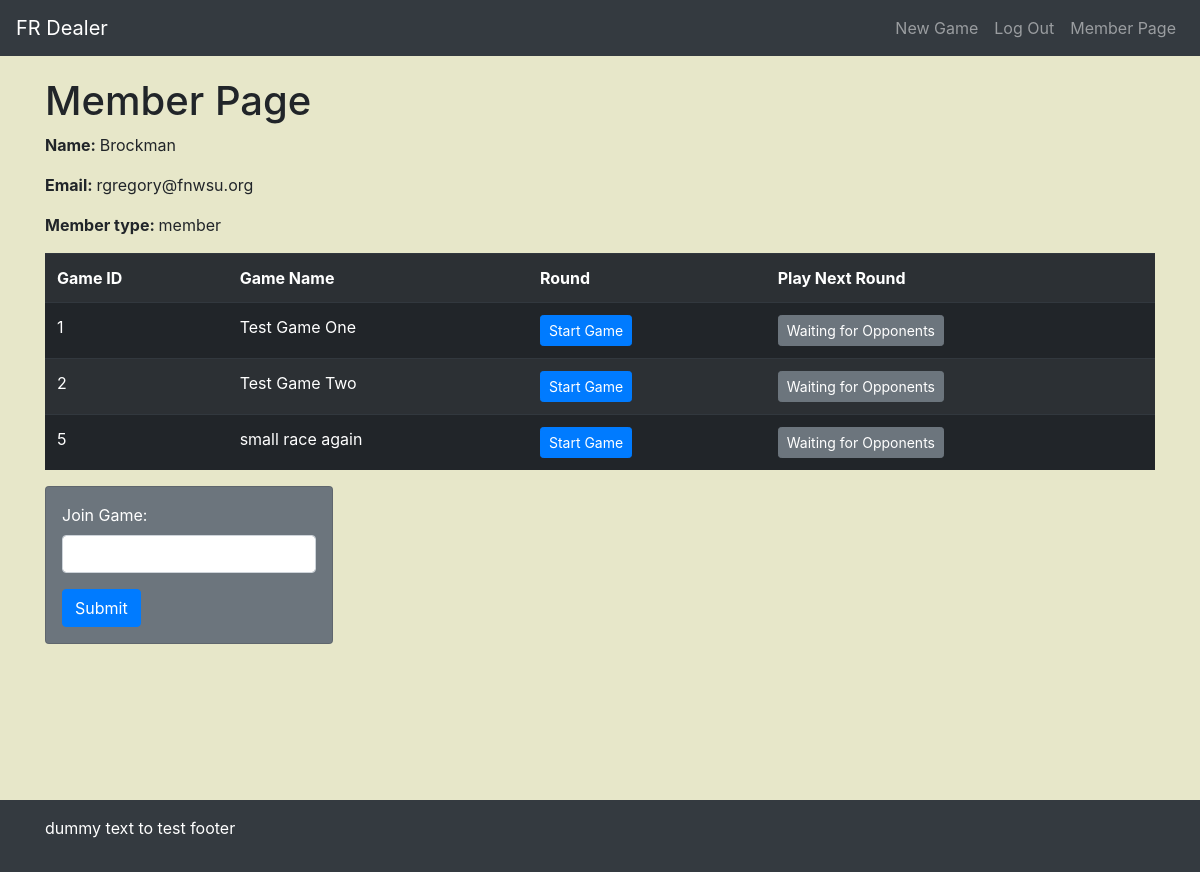
/member/member_page_doug (signed in), run on the app's committed database.
### models.py (models this page shows, shortened)
class User(UserMixin, db.Model):
    __tablename__ = "User"
    id = db.Column(db.Integer, primary_key=True)
    username = db.Column(db.String(30), unique=True)
    password = db.Column(db.String(30))
    email = db.Column(db.String(30))
    account_type = db.Column(db.String(20))
    games = db.relationship("Game", secondary=game_to_user)
    icon = db.Column(db.String(30))
    def __str__(self):
        return pformat(vars(self), indent=4, width=80)

class Game(UserMixin, db.Model):
    __tablename__ = "Game"
    id = db.Column(db.Integer, primary_key=True)
    creator = db.Column(db.Integer, db.ForeignKey("User.id"), nullable=False)
    name = db.Column(db.String(30))
    active = db.Column(db.Boolean)
    limit = db.Column(db.Integer)
    allow_new = db.Column(db.Boolean)
    users = db.relationship("User", secondary=game_to_user)
    options = db.Column(db.Text)

### blue/member/member.py (the view)
@member.route("/member_page_doug")
@login_required
def member_page_doug():
    session["PBEM"] = True
    users = controller.get_users(current_user.id)
    if users:
        user = users[0]
    logger.debug(f"Here is the user data returned for this user.id = {current_user.id}")
    logger.debug(user)
    for game in user.games:
        turns = controller.get_turns(user.id, game.id)
        game.turns = turns
    return render_template("member/member_page_doug.html", user=user)

### blue/admin/admin.py (called while the page is built)
@login_manager.user_loader
def load_user(user_id):
    return User.query.filter(User.id == int(user_id)).first()

### controller.py (called while the page is built)
def get_users(user_id=None):
    query = User.query
    if user_id is not None:
        query = query.filter(User.id == user_id)
    users = query.all()
    return users

def get_turns(user_id=None, game_id=None):
    query = TurnInfo.query
    if user_id is not None and game_id is not None:
        query = (
            query.filter(TurnInfo.user_id == user_id)
            .filter(TurnInfo.game_id == game_id)
            .order_by(TurnInfo.current_round.desc())
        )
    turns = query.all()
    return turns

### templates/member/member_page_doug.html (shortened to what this page needs)
{% extends 'base.html' %}
{% block body %}
<h1>Member Page</h1>
<p><strong>Name: </strong> {{ current_user.username }}</p>
<p><strong>Email: </strong> {{ current_user.email }}</p>
<p><strong>Member type: </strong> {{ current_user.account_type }}</p>
<table class="table table-striped table-dark">
    <tr>
        <th>
            Game ID
        </th>
        <th>
            Game Name
        </th>
        <th>
            Round
        </th>
        <th>
            Play Next Round
        </th>
    </tr>
    {% for game in user.games %}
        <tr>
            <td>{{ game.id }}</td>
            <td>{{ game.name }}</td>
            {% if game.turns %}
                <td>
                    {{ game.turns[0].current_round }}
                </td>
                <td>
                    <a href="/member/play_next_turn/{{ game.turns[0].id }}" class="btn btn-primary btn-sm" role="button">Play Next Round</a>
                </td>
            {% else %}
                <td>
                    <a href="/member/initial_PBEM_turn/{{ game.id }}" class="btn btn-primary btn-sm" role="button">Start Game</a>
                </td>
                <td>
                    <a href="#" class="btn btn-secondary btn-sm" role="button">Waiting for Opponents</a>
                </td>
            {% endif %}
        </tr>
    {% endfor %}
</table>
<div class="row">
    <div class="col-6">
        <div class="card text-white bg-secondary p-3" style="max-width: 18rem;">
            <form action="{{ url_for("member.join_game")}}" method="POST">
                <div class="form-group">
                    <label class="mr-2" for="join_game">Join Game:</label>
                    <input type="join_game" name="join_game" class="form-control mr-2" id="join_game" aria-describedby="join_game">
                </div>
                <button type="submit" class="btn btn-primary">Submit</button>
            </form>
        </div>
    </div>
</div>
{% endblock %}

### static/custom.css (style rules this page uses)
body { background-color: #E7E7C9; }
body, .wrapper { min-height:100vh; }

### data on the page
User: username "Brockman", email "rgregory@fnwsu.org", account_type "member"
Game: id "1", name "Test Game One"
Game: id "2", name "Test Game Two"
Game: id "5", name "small race again"
